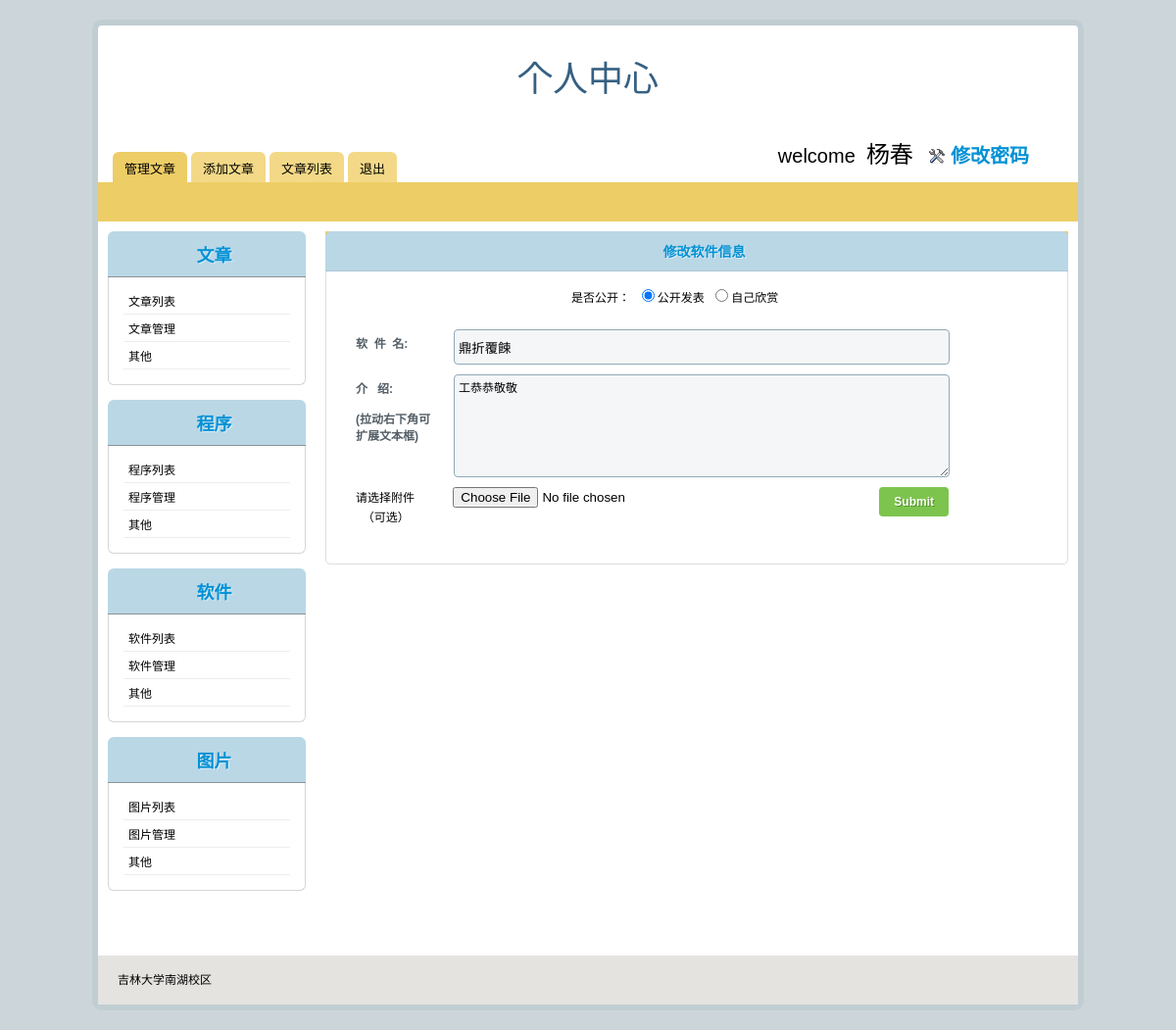
Page /admin/behindPage/app.modify.php?id=20&table=appfile (signed in) on the committed database.
### tables this page shows
CREATE TABLE IF NOT EXISTS `appfile` (
  `id` mediumint(9) NOT NULL AUTO_INCREMENT COMMENT '编号',
  `name` varchar(32) NOT NULL COMMENT '名字',
  `description` mediumtext NOT NULL COMMENT '描述',
  `poster` varchar(32) NOT NULL COMMENT '上传者',
  `posttime` date NOT NULL COMMENT '上传时间',
  `filename` varchar(32) NOT NULL COMMENT '纯粹文件名',
  `path` varchar(128) NOT NULL COMMENT '路径',
  `size` varchar(32) NOT NULL COMMENT '大小',
  `self` tinyint(4) NOT NULL COMMENT '公开性，0公开，1不公开',
  PRIMARY KEY (`id`)
);

### admin/behindPage/app.modify.php (the view, shortened to what this page needs)
<?php
   require_once('../../conn/connect.php');
?>
<?php
$id=$_GET['id'];
$table=$_GET['table'];
$sql = "SELECT * FROM $table where id = $id";
$query = $mysqli->query($sql);
$result=$query->fetch_array();
?>
<!DOCTYPE html PUBLIC "-//W3C//DTD XHTML 1.0 Transitional//EN" "http://www.w3.org/TR/xhtml1/DTD/xhtml1-transitional.dtd">
<html xmlns="http://www.w3.org/1999/xhtml">
<head>
<link rel="stylesheet" type="text/css" href="../../css/self_style.css" />
</head>
<body>
<div id="panelwrap">
	<div class="header">
    <div class="title">个人中心</div>
    <div class="header_right"> <span id="welcome">welcome&nbsp;&nbsp;<font id="un"><?php echo $_SESSION['username'];?></font>&nbsp;&nbsp;<a href="changpwd.php" class="settings">修改密码</a></span> </div>
    <div class="menu">
    <ul>
    <li><a href="#manage" class="selected">管理文章</a></li>
    <li><a href="#add">添加文章</a></li>
    <li><a href="../../test/article/article.list.php">文章列表</a></li>
    <li><a href="logout.php">退出</a></li>
    </ul>
    </div>
    </div>
    <div class="submenu"></div>
    <div class="center_content">
    <div id="right_wrap">
    <div id="right_content">
<div class="submenu"><h2><a name="add"><?php if($table=="appfile") echo "修改软件信息";else echo "修改程序信息";?></a></h2></div>
    <div id="tab1" class="tabcontent">
        <form id="form1" name="form1" method="post" action="app.modify.handle.php?table=<?php echo $table;?>" enctype="multipart/form-data">
        <div class="yon">是否公开：&nbsp;&nbsp;<input type="radio" name="self" value="0" <?php if($result['self']==0) echo 'checked';?> />公开发表&nbsp;&nbsp;<input name="self" type="radio" value="1" <?php if($result['self']==1) echo 'checked';?> />自己欣赏</div>
        <div class="form">
            <div class="form_row">
            <label style="display:<?php if($table=='program') echo 'none';else echo 'block';?>">软&nbsp;&nbsp;件&nbsp;&nbsp;名:</label>
            <input type="text" class="form_input" name="title" id="title" value="<?php echo $result['name'];?>"/>
            </div>
             <div class="form_row">
            <label>介&nbsp;&nbsp;&nbsp;绍:<br/><br/>(拉动右下角可<br/>扩展文本框)</label>
            <textarea class="form_textarea" name="description" id="description" ><?php echo $result['description'];?></textarea>
            </div>
            <div class="form_row">
            请选择附件
			 <input type="file" name="myfile" class="view" />
			 <input type="submit" class="form_submit" value="Submit" onclick="return check(form1)" />
             <br/>&nbsp;&nbsp;（可选）
            </div> <input type="hidden" value="<?php echo $id;?>" name="obj_id" />
        </div>
        </form>
    </div>
     </div>
     </div>
      <div class="sidebar" id="sidebar">
     <h2><a href="admin.index.php">文章</a></h2>
        <ul>
            <li><a href="#">文章列表</a></li>
            <li><a href="#">文章管理</a></li>
            <li><a href="#">其他</a></li>
        </ul>
    <h2><a href="self_program.php">程序</a></h2>
        <ul>
            <li><a href="#">程序列表</a></li>
            <li><a href="#">程序管理</a></li>
            <li><a href="#">其他</a></li>
        </ul>
   <h2><a href="self_app.php">软件</a></h2>
        <ul>
            <li><a href="#">软件列表</a></li>
            <li><a href="#">软件管理</a></li>
            <li><a href="#">其他</a></li>
        </ul>
    <h2><a href="picture.php">图片</a></h2>
        <ul>
            <li><a href="#">图片列表</a></li>
            <li><a href="#">图片管理</a></li>
            <li><a href="#">其他</a></li>
        </ul>
    </div>
    </div>
    <div class="footer">吉林大学南湖校区</div>
</div>
</body>
</html>

### rows in the picture
appfile: self "☑", title "鼎折覆餗", description "工恭恭敬敬"

### other values in the picture
$_SESSION['username'] "杨春"
